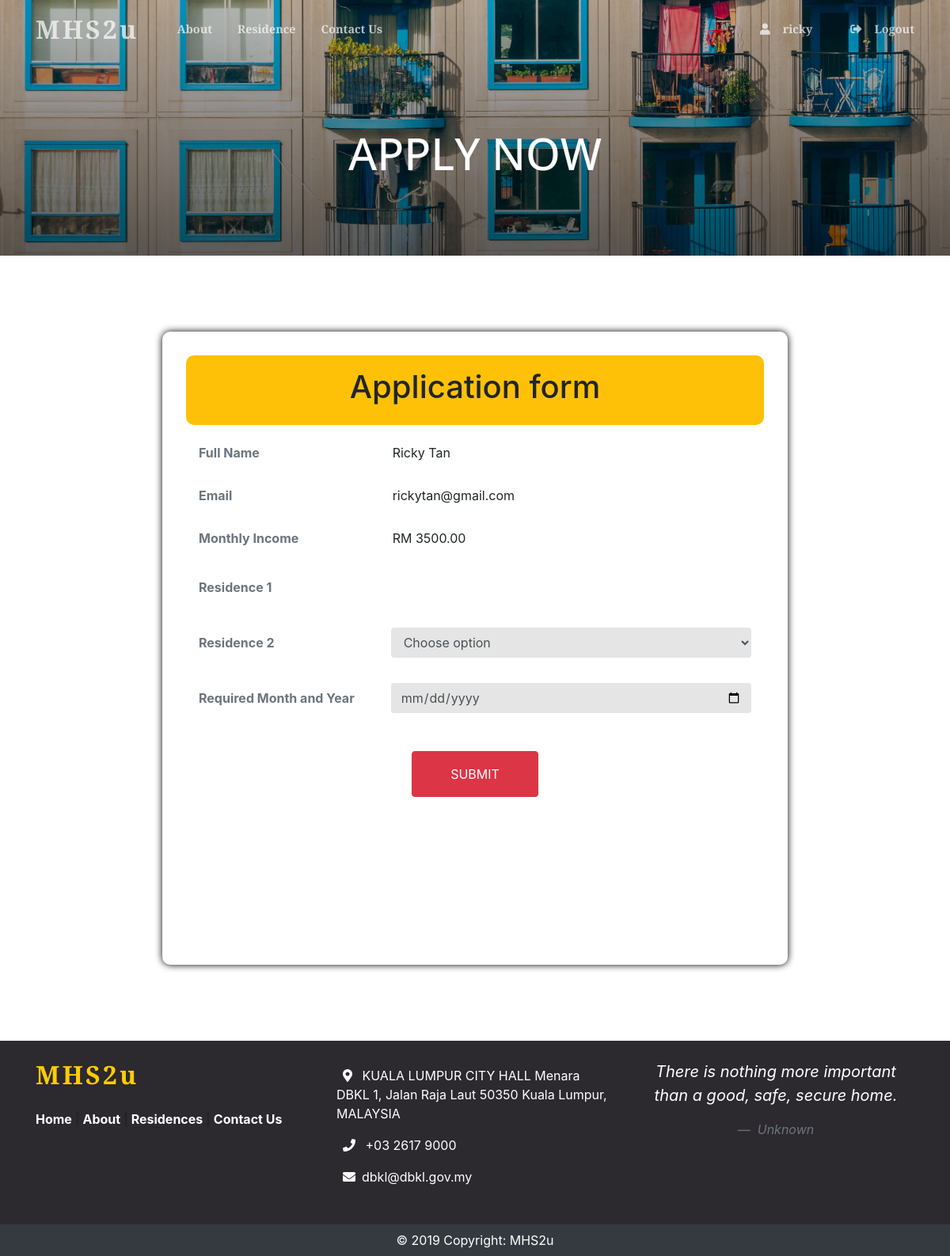
Page /submitApp.php (signed in) on the committed database.
### tables this page shows
CREATE TABLE IF NOT EXISTS `user` (
  `userID` int(5) NOT NULL DEFAULT '0',
  `username` varchar(30) DEFAULT NULL,
  `password` varchar(50) DEFAULT NULL,
  `fullname` varchar(30) DEFAULT NULL,
  `userType` varchar(30) DEFAULT NULL,
  PRIMARY KEY (`userID`)
);

CREATE TABLE IF NOT EXISTS `applicant` (
  `applicantID` int(5) NOT NULL DEFAULT '0',
  `email` varchar(50) DEFAULT NULL,
  `monthlyIncome` decimal(8,2) DEFAULT NULL,
  `userID` int(5) DEFAULT NULL,
  `paySlip` longblob,
  PRIMARY KEY (`applicantID`),
  KEY `userID` (`userID`)
);

### submitApp.php (the view, shortened to what this page needs)
<?php
include("conDb.php");
$username =$_SESSION['user'];
$applicantID=$_SESSION["applicantID"];
$sql = "SELECT fullname FROM user WHERE username ='$username'";
$resultset = mysqli_query($conn, $sql);
$userRecord = mysqli_fetch_assoc($resultset);
$qry= "SELECT email, monthlyIncome FROM applicant WHERE applicantID='$applicantID'";
$result=  mysqli_query($conn, $qry);
$applicantRecord = mysqli_fetch_assoc($result);
?>
<!DOCTYPE html>
<html lang="en">
<head>
  <link rel="stylesheet" href="https://stackpath.bootstrapcdn.com/bootstrap/4.3.1/css/bootstrap.min.css">
  <link rel="stylesheet" href="https://use.fontawesome.com/releases/v5.7.0/css/all.css">
  <link rel="stylesheet" type="text/css" href="CSS/stylesheetCJ.css">
</head>
<nav id="mainNav" class="navbar navbar-expand-lg navbar-light fixed-top pt-2">
  <div class="container">
    <a class="navbar-brand js-scroll-trigger" href="index.php" id="logo">MHS2u</a>
    <div class="collapse navbar-collapse" id="navBarResponsive">
      <ul class="navbar-nav ml-3  my-lg-0 ">
        <li class="nav-item">
          <a class="nav-link js-scroll-trigger " href="index.php#about">About</a>
        </li>
        <li class="nav-item">
          <a class="nav-link js-scroll-trigger" href="index.php#residence">Residence</a>
        </li>
        <li class="nav-item">
          <a class="nav-link js-scroll-trigger" href="index.php#contact">Contact Us</a>
        </li>
      </ul>
    </div>
    <div class="collapse navbar-collapse" id="navBarUser">
      <ul class="nav navbar-nav ml-auto my-2 my-lg-0 ">
        <li class="nav-item">
            <a class="nav-link js-scroll-trigger" href=""><span class="fa fa-user mx-3" aria-hidden="true"></span><?php echo $_SESSION['user']; ?></a>
        </li>
        <li class="nav-item">
            <a class="nav-link js-scroll-trigger" href="logout.php"><span class="fas fa-sign-out-alt mx-3" aria-hidden="true"></span>Logout</a>
        </li>
      </ul>
    </div>
  </div>
</nav>
<header class="headerApp">
  <div class="container h-100">
    <div class="row h-100 align-items-center justify-content-center text-center">
      <div class="col-lg-10 align-self-end ">
        <h1 class="text-uppercase text-white">Apply Now</h1>
      </div>
    </div>
  </div>
</header>
  <div class="container  py-5 my-5 ">
      <form action="application.php" method="POST" onsubmit="applyValidate()" class="form-container" id="form1">
        <div class="mb-3 py-3 bg-warning" id="title">
          <h1 class=" text-center">Application form</h1>
        </div>
        <div class="form-group row  px-3">
          <label for="staticFullName" class="col-sm-4 col-form-label ">Full Name</label>
          <div class="col-sm-8">
            <input type="text" readonly class="form-control-plaintext" id="fullname" name="fullname" value="<?php echo  $userRecord['fullname'];?>">
          </div>
        </div>
        <div class="form-group row  px-3">
          <label for="staticEmail" class="col-sm-4 col-form-label">Email</label>
          <div class="col-sm-8">
            <input type="text" readonly class="form-control-plaintext" id="email" name="email" value="<?php echo  $applicantRecord['email'];?>">
          </div>
        </div>
        <div class="form-group row  px-3">
          <label for="monthlyIncome" class="col-sm-4 col-form-label">Monthly Income</label>
          <div class="col-sm-8">
          <input type="text" readonly class="form-control-plaintext" id="monthlyIncome" name="monthlyIncome" value="<?php echo  "RM ".$applicantRecord['monthlyIncome'];?>">
          </div>
        </div>
        <div class="form-group row py-2 px-3">
          <label for="residence1" class="col-sm-4 col-form-label">Residence 1</label>
          <div class="col-sm-8 ">
			 <input type="text" readonly class="form-control-plaintext" id="residence1" name="residence1" value="<?php echo $resName; ?>">
          </div>
        </div>
		 <div class="form-group row py-2 px-3">
          <label for="residene2" class="col-sm-4 col-form-label">Residence 2</label>
          <div class="col-sm-8">
			<select name="resTwo" class="form-control py-2 w-100">
				<option disabled="disabled" selected="selected" value="">Choose option </option>
			</select>
          </div>
        </div>
        <div class="form-group row py-2 px-3">
        <label for="requiredmonth" class="col-sm-4 col-form-label ">Required Month and Year</label>
        <div class="col-sm-8 ">
          <input type="date" name="requiredmonth_year" id="requiredmonth" class="form-control py-2 ">
        </div>
      </div>
      <div class="text-center pt-4">
        <button class="btn btn-danger py-3 px-5 text-uppercase " id="btnsubmit" name="btnsubmit" type="submit" value="Submit" onclick="resetFunction()">Submit</button>
      </div>
    </form>
  </div>
<footer style="background-color: #2c292f">
  <div class="container ">
    <div class="row ">
      <div class="col-md-4 text-center text-md-left ">
        <div class="py-0">
          <h3 class="my-4 font-weight-bold" id="logo">MHS2u</h3>
          <p class="flinks font-weight-bold">
            <a class="text-white " href="index.php">Home</a>
            <a class="text-white" href="index.php#about">About</a>
            <a class="text-white" href="index.php#residence">Residences</a>
            <a class="text-white" href="index.php#contact">Contact Us</a>
          </p>
        </div>
      </div>
      <div class="col-md-4 text-white text-center text-md-left ">
        <div class="icon py-2 my-4">
          <div>
            <p class="text-white"> <i class="fa fa-map-marker-alt mx-2 "></i>
              KUALA LUMPUR CITY HALL
              Menara DBKL 1, Jalan Raja Laut
              50350 Kuala Lumpur, MALAYSIA</p>
          </div>
          <div>
            <p><i class="fa fa-phone  mx-2 "></i> +03 2617 9000</p>
          </div>
          <div>
            <p><i class="fa fa-envelope  mx-2"></i><a class="text-decoration-none text-white" href="dbkualalumpur@gmail.com">dbkl@dbkl.gov.my</a></p>
          </div>
        </div>
      </div>
      <div class="col-md-4 text-white my-4 text-center text-md-left ">
        <blockquote class="blockquote text-center">
          <p class="font-italic">There is nothing more important than a good, safe, secure home.</p>
          <footer class="blockquote-footer">
            <cite title="Source Title">Unknown</cite>
          </footer>
        </blockquote>
      </div>
    </div>
  </div>
</footer>
<div class="col-lg-12 footer-copyright text-center py-2 text-white bg-dark">© 2019 Copyright:
  <a class="text-white" href="#"> MHS2u</a>
</div>
</html>

### CSS/stylesheetCJ.css (style rules this page uses)
html { -webkit-box-sizing: border-box; -moz-box-sizing: border-box; box-sizing: border-box; }
.container { width: 100%; padding-right: 15px; padding-left: 15px; margin-right: auto; margin-left: auto; min-height: 80; }
@media (min-width: 576px) { .container { max-width: 540px; } }
@media (min-width: 768px) { .container { max-width: 720px; } }
@media (min-width: 992px) { .container { max-width: 960px; } }
@media (min-width: 1200px) { .container { max-width: 1140px; } }
.row { display: -webkit-box; display: -ms-flexbox; display: flex; -ms-flex-wrap: wrap; flex-wrap: wrap; margin-right: -15px; margin-left: -15px; }
#mainNav { -webkit-box-shadow: 0 0.5rem 1rem rgba(0, 0, 0, 0.15); box-shadow: 0 0.5rem 1rem rgba(0, 0, 0, 0.15); background-color:#2c292f; -webkit-transition: background-color 0.2s ease; transition: background-color 0.2s ease; }
#mainNav .navbar-brand { font-family: "Merriweather Sans", -apple-system, BlinkMacSystemFont, "Segoe UI", Roboto, "Helvetica Neue", Arial, "Noto Sans", sans-serif, "Apple Color Emoji", "Segoe UI Emoji", "Segoe UI Symbol", "Noto Color Emoji"; font-weight: 1000; font-size: 2em; color:#FFCC00; letter-spacing: 0.2rem; }
#mainNav .navbar-nav .nav-item .nav-link { color:#FFCC00; font-family: "Merriweather Sans", -apple-system, BlinkMacSystemFont, "Segoe UI", Roboto, "Helvetica Neue", Arial, "Noto Sans", sans-serif, "Apple Color Emoji", "Segoe UI Emoji", "Segoe UI Symbol", "Noto Color Emoji"; font-weight: 700; font-size: 0.9rem; }
@media (min-width: 992px) { #mainNav { -webkit-box-shadow: none; box-shadow: none; background-color: transparent; } }
@media (min-width: 992px) { #mainNav .navbar-brand { color: rgba(255, 255, 255, 0.7); } }
@media (min-width: 992px) { #mainNav .navbar-nav .nav-item .nav-link { color: rgba(255, 255, 255, 0.7); padding: 0 1rem; } }
@media (min-width: 992px) { #mainNav .navbar-nav .nav-item:last-child .nav-link { padding-right: 0; } }
@media (min-width: 992px) { header.headerApp h1 { font-size: 3rem; } }
@media (min-width: 1200px) { header.headerApp h1 { font-size: 3.5rem; } }
label { color: #6c757d; font-size: 18px; font-weight: 700; }
#logo { font-family: "Merriweather Sans", -apple-system, BlinkMacSystemFont, "Segoe UI", Roboto, "Helvetica Neue", Arial, "Noto Sans", sans-serif, "Apple Color Emoji", "Segoe UI Emoji", "Segoe UI Symbol", "Noto Color Emoji"; font-weight: 1000; font-size: 2em; color: #FFCC00; letter-spacing: 0.2rem; }
.headerApp { padding-top: 10rem; padding-bottom: calc(10rem - 72px); background: -webkit-gradient(linear, left top, left bottom, from(rgba(92, 77, 66, 0.8)), to(rgba(92, 77, 66, 0.8))), url("../images/building3.jpg"); background: linear-gradient(rgba(0, 0, 0, 0.2), rgba(0, 0, 0, 0.6)), url("../images/building3.jpg"); background-position: center; background-repeat: no-repeat; background-attachment: scroll; background-size: cover; }
.headerApp h1 { font-size: 3rem; font-family: 'Open Sans', sans-serif; }
.form-container { background:white; padding: 30px; border-radius: 10px; box-shadow: 0px 0px 10px 0px #000; max-width: 790px; min-height:100vh; margin:auto; }
.form-control { background: #e5e5e5; border: 0px; }
#title { border-radius: 10px; }

### rows in the picture
user: fullname "Ricky Tan"
applicant: email "rickytan@gmail.com", monthlyIncome "RM 3500.00"

### other values in the picture
$_SESSION['user'] "ricky"
